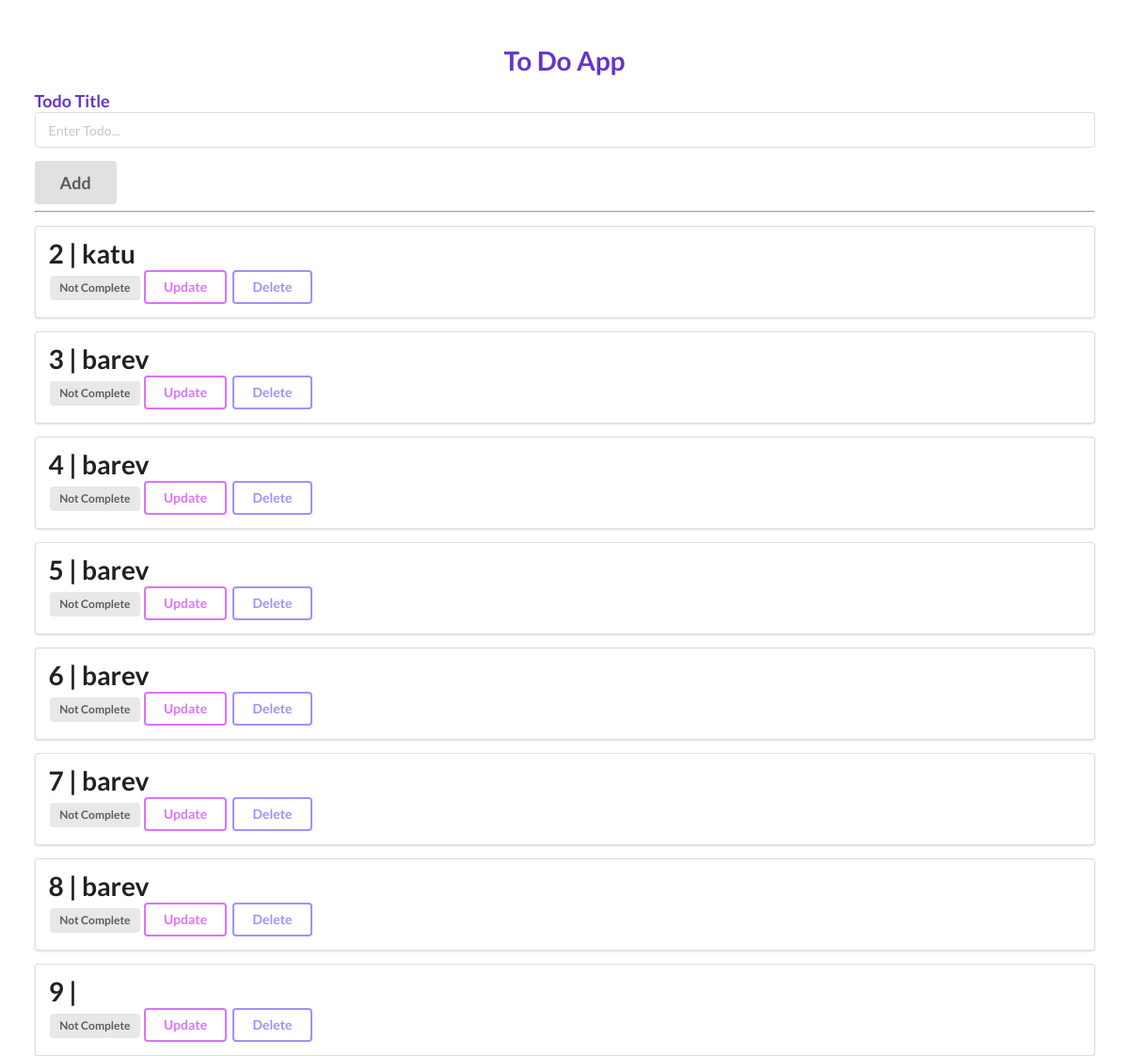
The app's page /todo (signed in), older data.
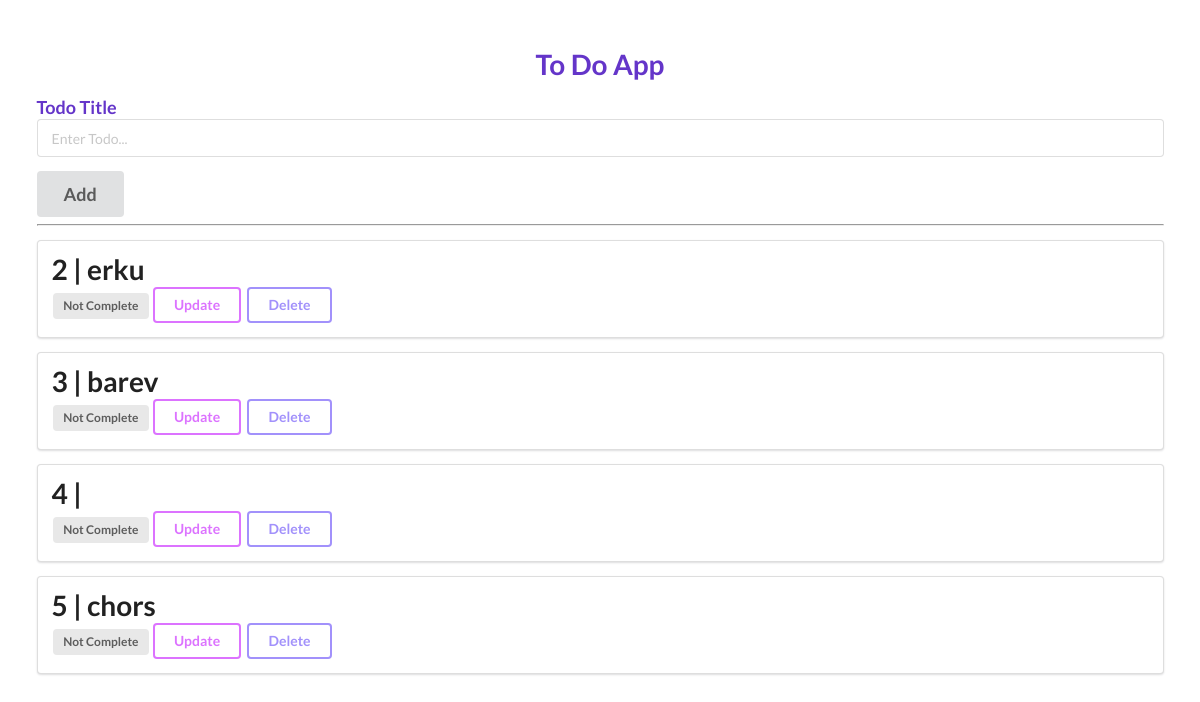
The same page, newer data.
### app.py (models this page shows)
class Todo(db.Model):
    id = db.Column(db.Integer, primary_key=True)
    title = db.Column(db.String(100))
    complete = db.Column(db.Boolean)

### app.py (the view)
@app.route('/todo')
@login_required
def todo():
    todo_list = Todo.query.all()
    return render_template('todo.html', name=current_user.username, todo_list=todo_list)

### app.py (called while the page is built)
@login_manager.user_loader
def load_user(user_id):
    return User.query.get(int(user_id))

### templates/todo.html (shortened to what this page needs)
<!DOCTYPE html>
<html lang="en">
<head>
    <link rel="stylesheet" href="https://cdn.jsdelivr.net/npm/semantic-ui@2.5.0/dist/semantic.min.css">
</head>
<body>
    <div style="margin-top: 50px;" class="ui container">
        <h1 class="ui center aligned violet header">To Do App</h1>
        <form class="ui form" action="/add" method="post">
            <div class="field">
                <div>
                    <label class="ui violet medium header">Todo Title</label>
                </div>
                <input type="text" name="title" placeholder="Enter Todo..."><br>
            </div>
            <button class="big ui standard button" type="submit">Add</button>
        </form>
        <hr>
        {% for todo in todo_list %}
        <div class="ui segment">
            <div>
                <h1 id="task" name = "task" class="ui big header" contenteditable="true">{{todo.id }} | {{ todo.title }}</h1>
            </div>
            {% if todo.complete == False %}
            <span class="ui gray label">Not Complete</span>
            {% else %}
            <span class="ui blue label">Completed</span>
            {% endif %}
            <a class="ui inverted purple button" href="/update/{{ todo.id }}">Update</a>
            <a class="ui inverted violet button" href="/delete/{{ todo.id }}">Delete</a>
        </div>
        {% endfor %}
    </div>
</body>
</html>

Row changes from the older to the newer data that the page shows:
removed Todo: id "6", title "barev", complete "Not Complete"
removed Todo: id "7", title "barev", complete "Not Complete"
removed Todo: id "8", title "barev", complete "Not Complete"
removed Todo: id "9", complete "Not Complete"
changed Todo id 2: title "katu" → "erku"
changed Todo id 4: title "barev" → (not shown)
changed Todo id 5: title "barev" → "chors"
